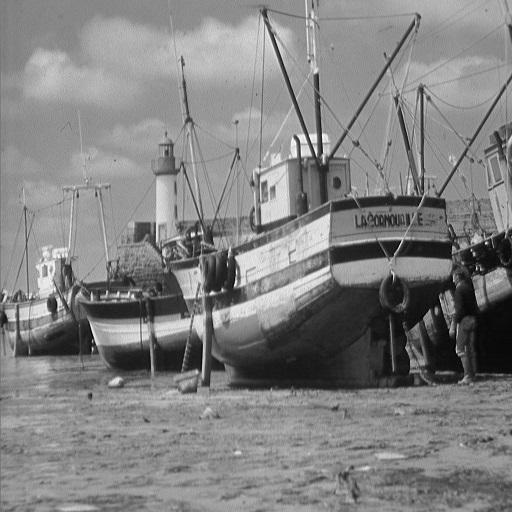
%> input picture Leccion 7/boat.jpg, 512 x 512 px
$ octave ejemplo2.m   (GNU Octave 9; MATLAB toolbox functions it lacks are replaced by stand-ins)
%> lines starting %> are read from the running program, lines starting %| are printed output that depends on the picture
clc; clear; close all;
pkg load image;

A  = imread('boat.jpg');
%> A is the input picture: size 512x512 uint8; min 0, max 255, mean 129.7
%A=imresize(A,[128,128]);
subplot(1,2,1);
imshow(A);
title('Imagen Original');

[m,n] = size(A);
%> m = 512; n = 512

A= double(A); %Para multiplicar decimales
%> A: size 512x512 double
B= zeros(m,n);
c=0.5; b=20;
##for x=1:m
##  for y=1:n
##    B(x,y)=c*A(x,y)+b;
##  endfor
##endfor
##B=c*A+b; %Lo mismo de arriba
b=0;
for c=10:-0.5:0
  B=c*A-b;
  B= uint8(B);
  subplot(1,2,2);
  imshow(B);
  title('Imagen Alterada');
  pause(0.1);
endfor
%> this loop made 21 passes
%> pass 1, `B= uint8(B);`:
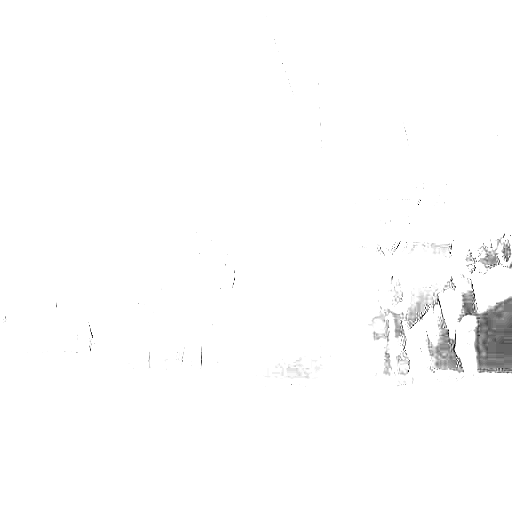
%> B: size 512x512 uint8; min 0, max 255, mean 252.5
%> after the loop:
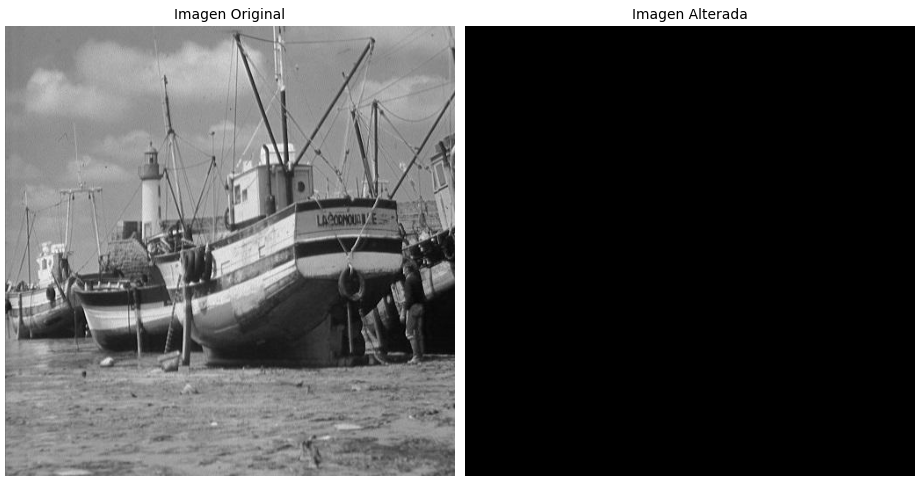
%> figure redrawn from the program's plot data, 2 panels
